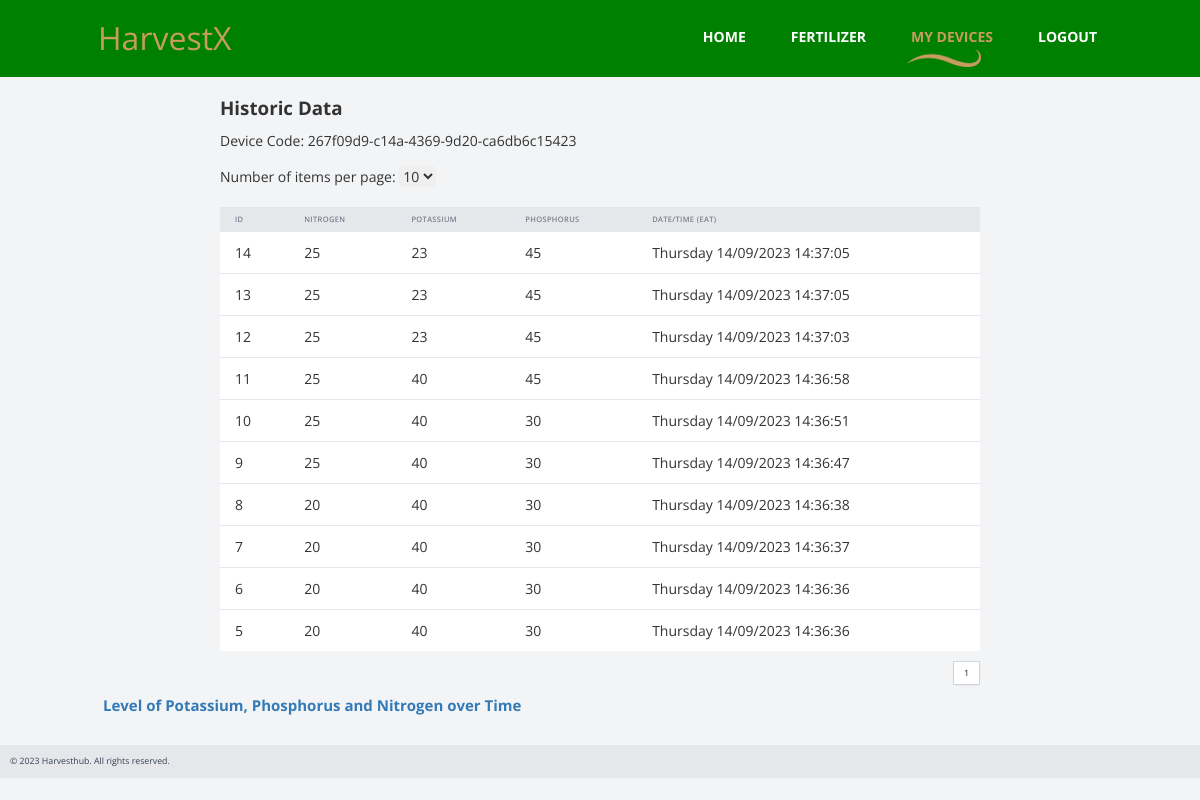
The app's page /historic_data/1 with its own data.
### app.py (models this page shows)
class Device(db.Model):
    id = db.Column(db.Integer, primary_key=True)
    device_code = db.Column(db.String)
    user_id = db.Column(db.Integer)
    name = db.Column(db.String(50))

class Data(db.Model):
    id = db.Column(db.Integer, primary_key=True)
    nitrogen = db.Column(db.Integer)
    potassium = db.Column(db.Integer)
    phosphorus = db.Column(db.Integer)
    user_id = db.Column(db.Integer)
    device_id = db.Column(db.Integer)
    datetime = db.Column(db.DateTime, default=datetime.utcnow)

### app.py (the view)
@app.route('/historic_data/<int:device_id>', methods=['GET'])
def historic_data(device_id):
    page = request.args.get('page', 1, type=int)
    items_per_page = int(request.args.get('items_per_page', 10))
    data_list = Data.query.filter_by(device_id=device_id).order_by(Data.datetime.desc()).paginate(page=page,
                                                                                                  per_page=items_per_page)
    pages = data_list.pages
    device_code = Device.query.get(device_id)
    return render_template('historic_data.html', device_id=device_id, page=page, device_code=device_code.device_code,
                           data_list=data_list, pages=pages, items_per_page=items_per_page)

### app.py (called while the page is built)
def datetimeformat(value, date_format='%A %d/%m/%Y %H:%M:%S'):
    if not value:
        return None
    local_timezone = pytz.timezone('Africa/Nairobi')
    local_time = value.replace(tzinfo=pytz.utc).astimezone(local_timezone)
    """Format a datetime object as a string."""
    return local_time.strftime(date_format)

### templates/historic_data.html (shortened to what this page needs)
{% extends "layout.html" %}
{% block nav %}
<li><a href="/index.html">Home</a></li>
<li><a href="/FertilizerRecommendation" >Fertilizer</a></li>
<li><a href="/devices" class="active" >My Devices</a></li>
     <li><a href="{{ url_for("logout") }}" >Logout</a></li>
{% endblock %}
{% block body %}
<body class="bg-gray-100">
    <div class="max-w-7xl mx-auto px-4 sm:px-6 lg:px-8">
        <h1 class="text-3xl font-bold mt-8">Historic Data</h1>
        <p class="mt-4">Device Code: {{ device_code }}</p>
        <p class="mt-4">Number of items per page:
            <select id="itemsPerPage" class="mt-2 rounded-md border-gray-300 focus:border-indigo-500 focus:ring-1 focus:ring-indigo-500 focus:outline-none">
                <option value="10" {% if items_per_page == 10 %}selected{% endif %}>10</option>
            </select>
        </p>
    </div>
    <div class="max-w-7xl mx-auto px-4 sm:px-6 lg:px-8 mt-8">
        <div class="overflow-x-auto">
            <table class="table-auto w-full">
                <thead>
                    <tr class="bg-gray-200">
                        <th class="px-6 py-3 text-left text-xs font-medium text-gray-500 uppercase tracking-wider">ID</th>
                        <th class="px-6 py-3 text-left text-xs font-medium text-gray-500 uppercase tracking-wider">Nitrogen</th>
                        <th class="px-6 py-3 text-left text-xs font-medium text-gray-500 uppercase tracking-wider">Potassium</th>
                        <th class="px-6 py-3 text-left text-xs font-medium text-gray-500 uppercase tracking-wider">Phosphorus</th>
                        <th class="px-6 py-3 text-left text-xs font-medium text-gray-500 uppercase tracking-wider">Date/Time (EAT)</th>
                    </tr>
                </thead>
                <tbody class="bg-white divide-y divide-gray-200">
                    {% for data in data_list %}
                    <tr>
                        <td class="px-6 py-4 whitespace-nowrap">{{ data.id }}</td>
                        <td class="px-6 py-4 whitespace-nowrap">{{ data.nitrogen }}</td>
                        <td class="px-6 py-4 whitespace-nowrap">{{ data.potassium }}</td>
                        <td class="px-6 py-4 whitespace-nowrap">{{ data.phosphorus }}</td>
                        <td class="px-6 py-4 whitespace-nowrap">{{ data.datetime|datetimeformat }}</td>
                    </tr>
                    {% endfor %}
                </tbody>
            </table>
        </div>
        <div class="flex justify-end mt-4">
            <nav class="relative z-0 inline-flex rounded-md shadow-sm -space-x-px" aria-label="Pagination">
<span class="relative inline-flex items-center px-4 py-2 border border-gray-300 bg-white text-sm font-medium text-gray-700">{{ page }}</span>
</nav>
</div>
</div>
<link rel="stylesheet" href="https://cdn.jsdelivr.net/npm/c3@0.7.20/c3.min.css">
 <div class="container mx-auto my-4">
      <h1 class="text-2xl text-primary font-bold mb-4">Level of Potassium, Phosphorus and Nitrogen over Time</h1>
    </div>
</body>
{% endblock %}

### templates/layout.html (shortened to what this page needs)
<!DOCTYPE html>
<html lang="en">
<head>
  <link href="{{ url_for('static', filename='css/bootstrap.min.css') }}" rel="stylesheet">
  <link href="{{ url_for('static', filename='css/font-awesome.min.css') }}" rel="stylesheet">
  <link href="{{ url_for('static', filename='css/templatemo-style.css') }}" rel="stylesheet">
    <link rel="stylesheet" href="https://cdnjs.cloudflare.com/ajax/libs/tailwindcss/2.2.19/tailwind.min.css">
<link rel="stylesheet" href="https://cdn.jsdelivr.net/npm/prismjs@1.25.0/themes/prism.css" />
</head>
<body>
  <div class="tm-top-header">
    <div class="container">
      <div class="row">
        <div class="tm-top-header-inner">
          <div class="tm-logo-container">
            <h1 class="tm-site-name tm-handwriting-font"><a style="text-decoration: None" href="/">HarvestX</a></h1>
          </div>
          <nav class="tm-nav">
            <ul>
              {% block nav %}
              {% endblock %}
            </ul>
          </nav>
        </div>
      </div>
    </div>
  </div>
  {% block body %} {% endblock %}
</body>
{% include "footer.html" %}
</html>

### templates/footer.html
<footer class="bg-gray-200 text-gray-700 p-4 my-8">
      <p class="text-sm">
        &copy; 2023 Harvesthub. All rights reserved.
      </p>
    </footer>

### static/css/templatemo-style.css (style rules this page uses)
body { overflow-x: hidden; }
ul { margin: 0; padding: 0; }
* { font-family: 'Open Sans', sans-serif; }
.container { max-width: 960px; }
.tm-handwriting-font { font-family: 'Damion', cursive; }
.tm-top-header { background: green; color: white; }
.tm-site-logo, .tm-site-name { vertical-align: bottom; }
.tm-site-name { color: #c79c60; display: inline-block; font-size: 32px; margin: 0 10px; }
.tm-logo-container { padding: 10px 0; }
.tm-nav { display: -webkit-box; display: -webkit-flex; display: -ms-flexbox; display: flex; -webkit-box-align: center; -webkit-align-items: center; -ms-flex-align: center; align-items: center; font-weight: 700; text-transform: uppercase; }
.tm-nav li { list-style: none; float: left; }
.tm-nav li a { color: white; display: inline-block; padding: 15px 15px 20px 30px; -webkit-transition: all 0.3s ease; transition: all 0.3s ease; }
.tm-nav li a:hover, .tm-nav li a:focus, .tm-nav li a.active { color: #c79c60; text-decoration: none; }
.tm-nav li a.active { background: url(../img/logo.png) no-repeat, url(../img/nav-underline.png) no-repeat; background-size: 20px, 74px 17px; background-position: 0% 30%, center bottom; }
.tm-top-header-inner { display: -webkit-box; display: -webkit-flex; display: -ms-flexbox; display: flex; -webkit-box-pack: justify; -webkit-justify-content: space-between; -ms-flex-pack: justify; justify-content: space-between; padding-top: 10px; padding-bottom: 10px; }

### templates/layout.html (style rules this page uses)
html body { background-color: #e4e4e4; }

### records on screen
Device: device_code "267f09d9-c14a-4369-9d20-ca6db6c15423"
Data: id "14", nitrogen "25", potassium "23", phosphorus "45", datetime "Thursday 14/09/2023 14:37:05"
Data: id "13", nitrogen "25", potassium "23", phosphorus "45", datetime "Thursday 14/09/2023 14:37:05"
Data: id "12", nitrogen "25", potassium "23", phosphorus "45", datetime "Thursday 14/09/2023 14:37:03"
Data: id "11", nitrogen "25", potassium "40", phosphorus "45", datetime "Thursday 14/09/2023 14:36:58"
Data: id "10", nitrogen "25", potassium "40", phosphorus "30", datetime "Thursday 14/09/2023 14:36:51"
Data: id "9", nitrogen "25", potassium "40", phosphorus "30", datetime "Thursday 14/09/2023 14:36:47"
Data: id "8", nitrogen "20", potassium "40", phosphorus "30", datetime "Thursday 14/09/2023 14:36:38"
Data: id "7", nitrogen "20", potassium "40", phosphorus "30", datetime "Thursday 14/09/2023 14:36:37"
Data: id "6", nitrogen "20", potassium "40", phosphorus "30", datetime "Thursday 14/09/2023 14:36:36"
Data: id "5", nitrogen "20", potassium "40", phosphorus "30", datetime "Thursday 14/09/2023 14:36:36"

### other values on screen
{{ page }} "1"
